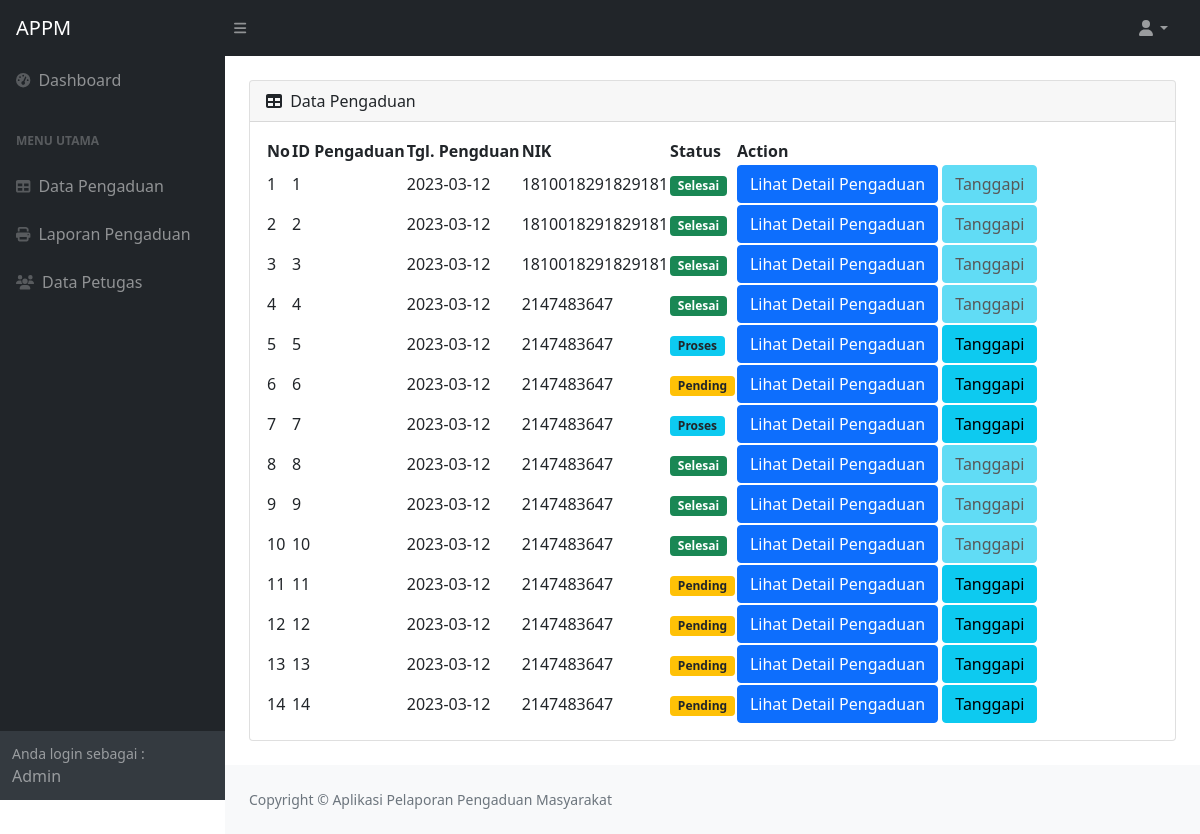
The app's page /petugas/index.php?pg=tanggapan (signed in) with its own data.
### tables this page shows
CREATE TABLE `petugas` (
  `id_petugas` int(11) NOT NULL,
  `nama_petugas` varchar(200) NOT NULL,
  `username` varchar(100) NOT NULL,
  `password` varchar(255) NOT NULL,
  `telp` varchar(13) NOT NULL,
  `level` enum('admin','petugas') NOT NULL
);

CREATE TABLE `pengaduan` (
  `id_pengaduan` int(11) NOT NULL,
  `tgl_pengaduan` date NOT NULL,
  `nik` varchar(16) NOT NULL,
  `isi_laporan` text NOT NULL,
  `foto` varchar(255) NOT NULL,
  `status` enum('0','1','2') NOT NULL
);

### petugas/modul/mod_tanggapan/tanggapan.php (the view, shortened to what this page needs)
<div class="card mb-4">
    <div class="card-header">
        <i class="fas fa-table me-1"></i>
        Data Pengaduan
    </div>
    <div class="card-body">
        <table id="datatablesSimple">
            <thead>
                <tr>
                    <th>No</th>
                    <th>ID Pengaduan</th>
                    <th>Tgl. Pengduan</th>
                    <th>NIK</th>
                    <th>Status</th>
                    <th>Action</th>
                </tr>
            </thead>
            <tbody>
                <?php
                    $query = mysqli_query($koneksi, "SELECT * From pengaduan ORDER BY tgl_pengaduan DESC");
                    $no = 1;
                    while ($pengaduan = mysqli_fetch_array($query)) {
                ?>
                <tr>
                    <td><?= $no++; ?></td>
                    <td><?= $pengaduan['id_pengaduan'] ?></td>
                    <td><?= $pengaduan['tgl_pengaduan'] ?></td>
                    <td><?= $pengaduan['nik'] ?></td>
                    <td>
                        <?php
                            $status = $pengaduan['status'];
                            if ($status == 0) {
                                $keterangan = '<span class="badge bg-warning text-dark">Pending</span>';
                            } elseif ($status == 1) {
                                $keterangan = '<span class="badge bg-info text-dark">Proses</span>';
                            } elseif ($status == 2) {
                                $keterangan = '<span class="badge bg-success">Selesai</span>';
                            } else {
                                $keterangan = 'Status tidak valid';
                            }
                            echo $keterangan;
                        ?>
                    </td>
                    <td>
                        <button type="button" class="btn btn-primary" data-bs-toggle="modal" data-bs-target="#modalDetail<?= $pengaduan['id_pengaduan'] ?>">
                          Lihat Detail Pengaduan
                        </button>
                                <?php
                                  $id_pengaduan = $pengaduan['id_pengaduan'];
                                  $query2 = "SELECT * FROM pengaduan LEFT JOIN tanggapan ON pengaduan.id_pengaduan = tanggapan.id_pengaduan WHERE pengaduan.id_pengaduan = '$id_pengaduan'";
                                  $detail = mysqli_query($koneksi, $query2);
                                  $row = mysqli_fetch_assoc($detail);
                                ?>
                                      <?php
                                        if ($row['status'] == 0) {
                                          $keterangan = '<span class="badge bg-warning text-dark">Pending</span>';
                                        } elseif ($row['status'] == 1) {
                                          $keterangan = '<span class="badge bg-info text-dark">Proses</span>';
                                        } elseif ($row['status'] == 2) {
                                          $keterangan = '<span class="badge bg-success">Selesai</span>';
                                        } else {
                                          $keterangan = 'Status tidak valid';
                                        }
                                      ?>
                        <?php if ($row['status'] == 2) {
                        ?>
                        <button type="button" class="btn btn-info" data-bs-toggle="modal" data-bs-target="#modalTanggapan<?= $pengaduan['id_pengaduan'] ?>" disabled>
                          Tanggapi
                        </button>
                        <?php }else{ ?>
                        <button type="button" class="btn btn-info" data-bs-toggle="modal" data-bs-target="#modalTanggapan<?= $pengaduan['id_pengaduan'] ?>">
                          Tanggapi
                        </button>
                        <?php } ?>
                                <?php
                                  $id_pengaduan = $pengaduan['id_pengaduan'];
                                  $query2 = "SELECT * FROM pengaduan LEFT JOIN tanggapan ON pengaduan.id_pengaduan = tanggapan.id_pengaduan WHERE pengaduan.id_pengaduan = '$id_pengaduan'";
                                  $detail = mysqli_query($koneksi, $query2);
                                  $row = mysqli_fetch_assoc($detail);
                                ?>
                                      <?php
                                        if ($row['status'] == 0) {
                                          $keterangan = '<span class="badge bg-warning text-dark">Pending</span>';
                                        } elseif ($row['status'] == 1) {
                                          $keterangan = '<span class="badge bg-info text-dark">Proses</span>';
                                        } elseif ($row['status'] == 2) {
                                          $keterangan = '<span class="badge bg-success">Selesai</span>';
                                        } else {
                                          $keterangan = 'Status tidak valid';
                                        }
                                      ?>
                    </td>
                </tr>
                <?php } ?>
            </tbody>
        </table>
    </div>
</div>

### petugas/partials/sidebar.php
<nav class="sb-sidenav accordion sb-sidenav-dark" id="sidenavAccordion">
    <div class="sb-sidenav-menu">
        <div class="nav">
            <a class="nav-link" href=".">
                <div class="sb-nav-link-icon"><i class="fas fa-tachometer-alt"></i></div>
                Dashboard
            </a>
            <div class="sb-sidenav-menu-heading">Menu Utama</div>
            <a class="nav-link" href="?pg=tanggapan">
                <div class="sb-nav-link-icon"><i class="fas fa-table"></i></div>
                Data Pengaduan
            </a>
            <?php if ($petugas['level'] == "admin") {
            ?>
            <a class="nav-link" href="modul/mod_laporan/laporan.php" target="_blank">
                <div class="sb-nav-link-icon"><i class="fas fa-print"></i></div>
                Laporan Pengaduan
            </a>
            <a class="nav-link" href="?pg=petugas">
                <div class="sb-nav-link-icon"><i class="fas fa-users"></i></div>
                Data Petugas
            </a>
            <?php } ?>
        </div>
    </div>
    <div class="sb-sidenav-footer">
        <div class="small">Anda login sebagai :</div>
        <?= $petugas['nama_petugas']; ?>
    </div>
</nav>

### records on screen
petugas: nama_petugas "Admin"
pengaduan: id_pengaduan "1", tgl_pengaduan "2023-03-12", nik "1810018291829181", status "Selesai"
pengaduan: id_pengaduan "2", tgl_pengaduan "2023-03-12", nik "1810018291829181", status "Selesai"
pengaduan: id_pengaduan "3", tgl_pengaduan "2023-03-12", nik "1810018291829181", status "Selesai"
pengaduan: id_pengaduan "4", tgl_pengaduan "2023-03-12", nik "2147483647", status "Selesai"
pengaduan: id_pengaduan "5", tgl_pengaduan "2023-03-12", nik "2147483647", status "Proses"
pengaduan: id_pengaduan "6", tgl_pengaduan "2023-03-12", nik "2147483647", status "Pending"
pengaduan: id_pengaduan "7", tgl_pengaduan "2023-03-12", nik "2147483647", status "Proses"
pengaduan: id_pengaduan "8", tgl_pengaduan "2023-03-12", nik "2147483647", status "Selesai"
pengaduan: id_pengaduan "9", tgl_pengaduan "2023-03-12", nik "2147483647", status "Selesai"
pengaduan: id_pengaduan "10", tgl_pengaduan "2023-03-12", nik "2147483647", status "Selesai"
pengaduan: id_pengaduan "11", tgl_pengaduan "2023-03-12", nik "2147483647", status "Pending"
pengaduan: id_pengaduan "12", tgl_pengaduan "2023-03-12", nik "2147483647", status "Pending"
pengaduan: id_pengaduan "13", tgl_pengaduan "2023-03-12", nik "2147483647", status "Pending"
pengaduan: id_pengaduan "14", tgl_pengaduan "2023-03-12", nik "2147483647", status "Pending"
